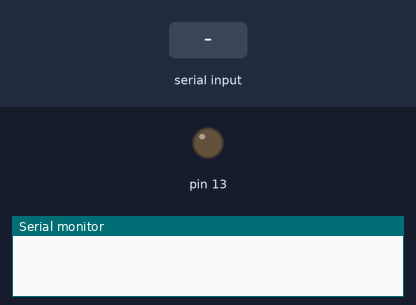
Simulated run of this sketch. Board: Arduino Uno, built with avr-gcc and run on an emulated ATmega328P. Shown: output pins drawn as LEDs (lit = HIGH), the last lines printed to the serial monitor. The test bench sets the inputs (shaded band).

Above: at 0.9 s.
1.0 s: "1" received over Serial
At 1.6 s:
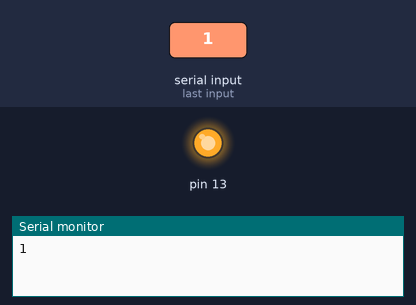
2.5 s: "0" received over Serial
At 2.8 s:
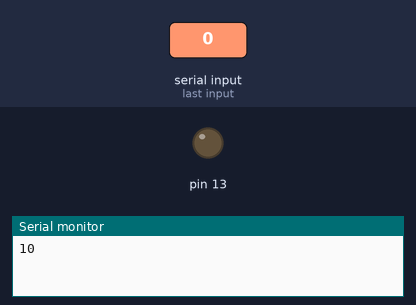
Timing chart, 0 to 5.5 s (numbered marks = the images above; inputs shaded):
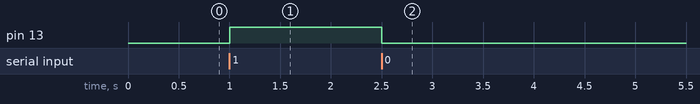

Measured:
- after the input at 1.0 s, pin 13: LOW → HIGH at once
- after the input at 2.5 s, pin 13: HIGH → LOW at once

The sketch:

BTtestcode.ino
```cpp
void setup()
{
  char temp;
  pinMode(13,OUTPUT);
  Serial.begin(9600);

  while(1)
  {
    if (Serial.available() > 0 )
    {
      temp = Serial.read();
      if(temp == '1')
        digitalWrite(13,HIGH);
      if(temp == '0')
        digitalWrite(13,LOW);
      Serial.print(temp);
    }
  }
}

void loop()
{

}
```
